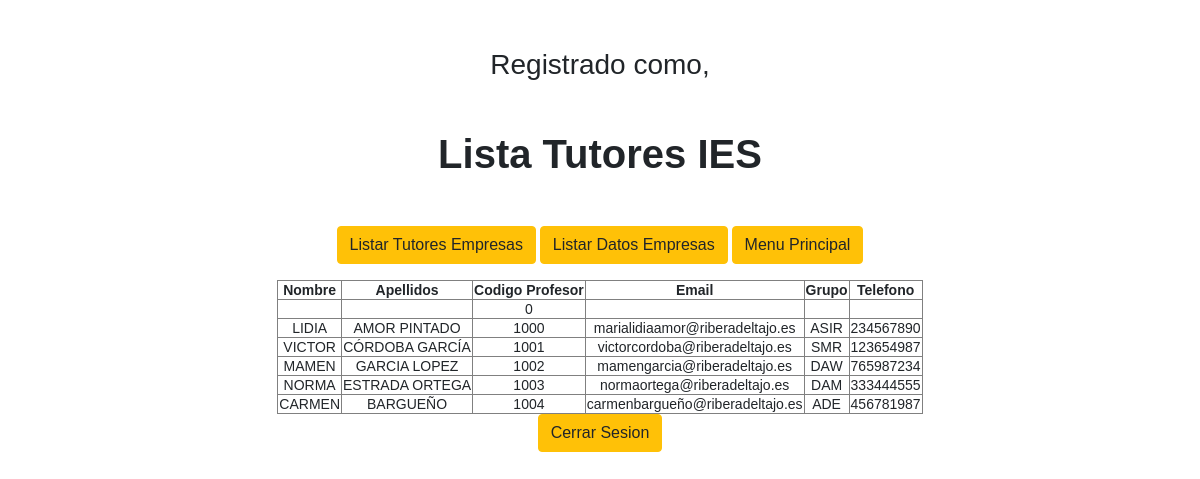
/fct/tutores.php (signed in), run on the app's committed database.
### tables this page shows
CREATE TABLE `tutores_ies` (
  `NOMBRE` varchar(20) NOT NULL,
  `APELLIDOS` varchar(40) NOT NULL,
  `COD_PROFE` int(4) NOT NULL,
  `PASSWORD` varchar(12) NOT NULL,
  `EMAIL` varchar(40) NOT NULL,
  `GRUPO` varchar(6) NOT NULL,
  `TELEFONO` varchar(9) NOT NULL
);

### fct/funciones/funcionesBD.php (called while the page is built, shortened)
<?php
function conexionBD()
{
    $servername = "localhost:3307";
    $username = "root";
    $password = "";
    $database = "fct";
    $conexion = mysqli_connect($servername, $username, $password, $database);
    if ($conexion->connect_error) {
        echo "Fallo al conectar con la BD";
        return null;
    } else
        return $conexion;
}
function listaTutoresIES()
{
    $sql = "SELECT * FROM tutores_ies";
    $con = conexionBD();
    if (!$con) {
        return null;
    } else {
        $con->set_charset("utf8");
        $resultado = $con->query($sql);
        if ($resultado != null) {
            return $resultado;
        } else {
            echo "No se ha ejecutado la consulta";
            $con->close();
        }
    }
}

### fct/tutores.php (the view, shortened to what this page needs)
<?php
include ("funciones/funcionesBD.php");
?>
<!DOCTYPE html>
<html lang="en">
<head>
    <link rel="stylesheet" href="https://stackpath.bootstrapcdn.com/bootstrap/4.5.2/css/bootstrap.min.css">
</head>
<body>
    <h3 class="my-5">Registrado como, <b><?php echo htmlspecialchars($_SESSION["username"]); ?></b></h3>
    <h1 class="my-5"><b>Lista Tutores IES</b></h1>
    <p>
        <a href="consultas.php" class="btn btn-warning">Listar Tutores Empresas</a>
        <a href="empresas.php" class="btn btn-warning">Listar Datos Empresas</a>
        <a href="principal.php" class="btn btn-warning">Menu Principal</a>
    </p>
<?php
$lista = listaTutoresIES();
if ($lista != null){
    echo "<table align=\"center\" border=1 cellspacing='4' cellpadding='1' >";
    echo "<tr>";
    echo "<tr><th>Nombre</th><th>Apellidos</th><th>Codigo Profesor</th><th>Email</th><th>Grupo</th><th>Telefono</th></tr>";
    $reg = $lista->fetch_assoc();
    while ($reg) {
        echo "<tr><td>$reg[NOMBRE]</td><td>$reg[APELLIDOS]</td><td>$reg[COD_PROFE]</td><td>$reg[EMAIL]</td><td>$reg[GRUPO]</td><td>$reg[TELEFONO]</td></tr>";
        echo "</tr>";
        $reg = $lista->fetch_assoc();
    }
}
echo "</table>";
?>
</body>
<a href="logout.php" class="btn btn-warning">Cerrar Sesion</a>
</html>

### fct/tutores.php (style rules this page uses)
body { font: 14px sans-serif; text-align: center; }

### data on the page
tutores_ies: COD_PROFE "0"
tutores_ies: NOMBRE "LIDIA", APELLIDOS "AMOR PINTADO", COD_PROFE "1000", EMAIL "marialidiaamor@riberadeltajo.es", GRUPO "ASIR", TELEFONO "234567890"
tutores_ies: NOMBRE "VICTOR", APELLIDOS "CÓRDOBA GARCÍA", COD_PROFE "1001", EMAIL "victorcordoba@riberadeltajo.es", GRUPO "SMR", TELEFONO "123654987"
tutores_ies: NOMBRE "MAMEN", APELLIDOS "GARCIA LOPEZ", COD_PROFE "1002", EMAIL "mamengarcia@riberadeltajo.es", GRUPO "DAW", TELEFONO "765987234"
tutores_ies: NOMBRE "NORMA", APELLIDOS "ESTRADA ORTEGA", COD_PROFE "1003", EMAIL "normaortega@riberadeltajo.es", GRUPO "DAM", TELEFONO "333444555"
tutores_ies: NOMBRE "CARMEN", APELLIDOS "BARGUEÑO", COD_PROFE "1004", EMAIL "carmenbargueño@riberadeltajo.es", GRUPO "ADE", TELEFONO "456781987"
